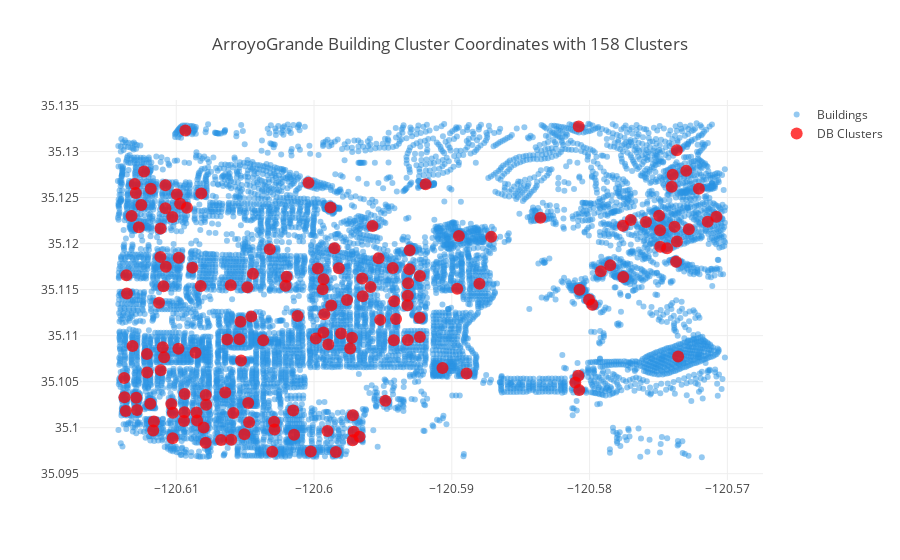

The code cell stored with this chart in its notebook:
### Markdown cell above
DB Scan

### Code cell
db = DBSCAN(0.0004, 10).fit(buildings.as_matrix())

dbPointsLen = max(db.labels_)
dbNumClusters = dbPointsLen + 1

    

clusterCenters, clusterPoints, points = createClusterCenters(db.labels_)

#Trace for color coding the clusters
dbTrace = colorClusterTrace(dbNumClusters, clusterPoints)

#Create a trace for the DBScan values with slightly larger dots than the buildings
dbCentersTrace = clusterCenterTrace(clusterCenters, 'DB Clusters')

#Plot result: doesn't use color coding trace because DBScan only uses small subset of buildings
points = [trace]
#points = []
#for x in range(len(dbTrace)):
#    points.append(dbTrace[x])
points.append(dbCentersTrace)
#Gets name of city from the name of the csv file
cityName = csvFileName.split("/")[1].split("_")[0]
#Plot
iplot({
        "data": points,
        'layout': {'title': cityName + ' Building Cluster Coordinates with ' + str(dbNumClusters) + ' Clusters'}
        },
        )

### Figure 1 — Plotly figure (JSON) as saved in the notebook; plotly's stock layout.template omitted (floating-point values rounded to 4 significant figures; data arrays with more than 128 entries replaced by an {"elided": "..."} marker saying what was removed)
{"data": [{"marker": {"color": "rgba(42, 147, 227, .50)", "size": 6}, "mode": "markers", "name": "Buildings", "type": "scatter", "x": {"elided": "10268 float values"}, "y": {"elided": "10268 float values"}}, {"marker": {"color": "rgba(255, 0, 0, 0.75)", "size": 12}, "mode": "markers", "name": "DB Clusters", "type": "scatter", "x": {"elided": "158 float values"}, "y": {"elided": "158 float values"}}], "layout": {"title": "ArroyoGrande Building Cluster Coordinates with 158 Clusters"}}
